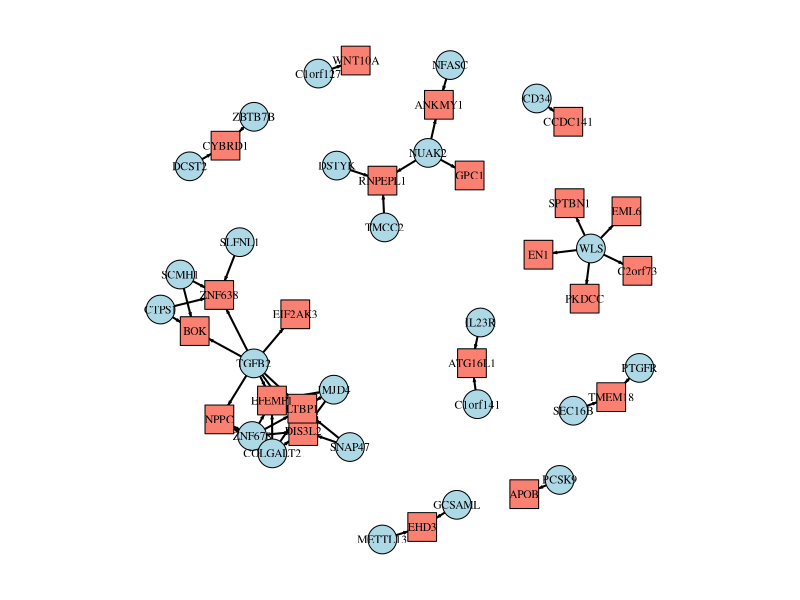
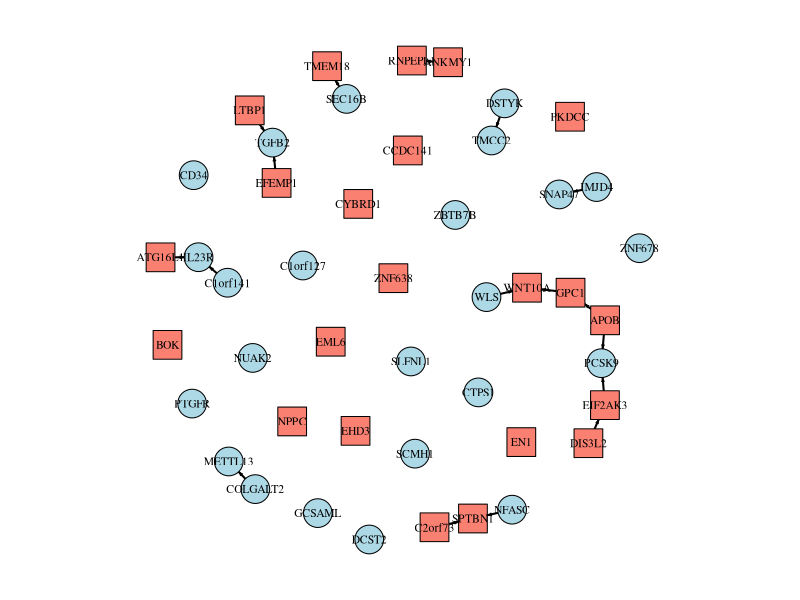

Here is the R script that generated these plots, in order:
library(igraph)

#### create example input data
S1=c("SEC16B", "WLS", "WLS", "WLS", "TGFB2", "NUAK2", "TGFB2", "NUAK2", "C1orf141", "WLS", "METTL13", "JMJD4", "CD34", "GCSAML", "ZNF678", "CTPS1", "TGFB2", "IL23R", "COLGALT2", "ZNF678", "JMJD4", "SLFNL1", "COLGALT2", "COLGALT2", "WLS", "TGFB2", "JMJD4", "NFASC", "SCMH1", "TGFB2", "ZNF678", "ZNF678", "SNAP47", "PTGFR", "SNAP47", "DCST2", "PCSK9", "ZBTB7B", "TGFB2", "COLGALT2", "CTPS1", "TGFB2", "SCMH1", "DSTYK", "TMCC2", "NUAK2", "C1orf127")
nodesSet1 <- unique(S1)
S2=c("TMEM18", "PKDCC", "SPTBN1", "EML6", "EFEMP1", "ANKMY1", "DIS3L2", "RNPEPL1", "ATG16L1", "EN1", "EHD3", "DIS3L2", "CCDC141", "EHD3", "EFEMP1", "ZNF638", "NPPC", "ATG16L1", "LTBP1", "DIS3L2", "LTBP1", "ZNF638", "EFEMP1", "DIS3L2", "C2orf73", "LTBP1", "EFEMP1", "ANKMY1", "ZNF638", "BOK", "NPPC", "LTBP1", "DIS3L2", "TMEM18", "LTBP1", "CYBRD1", "APOB", "CYBRD1", "ZNF638", "NPPC", "BOK", "EIF2AK3", "BOK", "RNPEPL1", "RNPEPL1", "GPC1", "WNT10A")
nodesSet2 <- unique(S2)
edgeList <- data.frame(S1=S1,
                       S2=S2)
####

### PREMISE :
### graph.bipartite function simply create a graph and add a boolean 'type' attribute
### to each vertex that indicate the partition of the vertex (e.g. TRUE first partition, 
### FALSE second partition).
### So, it's not strictly necessary to use that function to get a bipartite graph, but 
### you can use any method you like (or feel easier) as long as you add a 'type' 
### attribute. 
### Hence, in the following code I won't use graph.bipartite since I don't like it :)


# first we give prefixes to the nodes to discern the two partition
g <- graph.empty()
g <- add.vertices(g,nv=length(nodesSet1),attr=list(name=paste0('',nodesSet1),
                                                   type=rep(TRUE,length(nodesSet1))))
g <- add.vertices(g,nv=length(nodesSet2),attr=list(name=paste0('',nodesSet2),
                                                   type=rep(FALSE,length(nodesSet2))))

# we need to turn edgeList into a vector (and using names instead of indexes)
edgeListVec <- as.vector(t(as.matrix(data.frame(S1=paste0('',edgeList$S1),
                                                S2=paste0('',edgeList$S2)))))
g <- add.edges(g,edgeListVec)

# check if is recognized as bipartite
is.bipartite(g)

bipartite.mapping(g)
V(g)$color <- ifelse(V(g)$type, "lightblue", "salmon")
V(g)$shape <- ifelse(V(g)$type, "circle", "square")
E(g)$color <- "lightgray"
par(mar=c(0,0,0,0))
plot(g, vertex.label.cex = 0.7,vertex.size=12,edge.color='black',edge.width=2,edge.arrow.size=0.2, vertex.label.color = "black",margin=-c(-0.1,-0.1,-0.1,-0.1))

# # let's plot it !
# png('bigraph.png',width = 5000,height=600)
# #par(mar=c(0,0,0,0))
# plot.igraph(g, layout=layout.bipartite,mark.col = 'black',vertex.label.cex=1,vertex.size=20,edge.color='black',edge.width=2,edge.arrow.size=0.3,
#             margin=c(-0.1,-0.1,-0.1,-0.1), 
#             vertex.color=c("orange","green")[V(g)$type+1])
# dev.off()

#### create example input data
S1=c("SEC16B", "WLS", "WLS", "WLS", "TGFB2", "NUAK2", "TGFB2", "NUAK2", "C1orf141", "WLS", "METTL13", "JMJD4", "CD34", "GCSAML", "ZNF678", "CTPS1", "TGFB2", "IL23R", "COLGALT2", "ZNF678", "JMJD4", "SLFNL1", "COLGALT2", "COLGALT2", "WLS", "TGFB2", "JMJD4", "NFASC", "SCMH1", "TGFB2", "ZNF678", "ZNF678", "SNAP47", "PTGFR", "SNAP47", "DCST2", "PCSK9", "ZBTB7B", "TGFB2", "COLGALT2", "CTPS1", "TGFB2", "SCMH1", "DSTYK", "TMCC2", "NUAK2", "C1orf127")
nodesSet1 <- unique(S1)
S2=c("TMEM18", "PKDCC", "SPTBN1", "EML6", "EFEMP1", "ANKMY1", "DIS3L2", "RNPEPL1", "ATG16L1", "EN1", "EHD3", "DIS3L2", "CCDC141", "EHD3", "EFEMP1", "ZNF638", "NPPC", "ATG16L1", "LTBP1", "DIS3L2", "LTBP1", "ZNF638", "EFEMP1", "DIS3L2", "C2orf73", "LTBP1", "EFEMP1", "ANKMY1", "ZNF638", "BOK", "NPPC", "LTBP1", "DIS3L2", "TMEM18", "LTBP1", "CYBRD1", "APOB", "CYBRD1", "ZNF638", "NPPC", "BOK", "EIF2AK3", "BOK", "RNPEPL1", "RNPEPL1", "GPC1", "WNT10A")
nodesSet2 <- unique(S2)
SS=data.frame(
  stringsAsFactors = FALSE,
                S1 = c("ANKMY1","APOB","APOB",
                          "ATG16L1","C1orf141","C2orf73","COLGALT2",
                          "DIS3L2","DSTYK","EFEMP1","EIF2AK3","GPC1","JMJD4",
                          "LTBP1","NFASC","SEC16B","WLS"),
                S2 = c("RNPEPL1","GPC1",
                          "PCSK9","IL23R","IL23R","SPTBN1","METTL13","EIF2AK3",
                          "TMCC2","TGFB2","PCSK9","WNT10A","SNAP47","TGFB2",
                          "SPTBN1","TMEM18","WNT10A")
   )
edgeList <- SS
  
####

### PREMISE :
### graph.bipartite function simply create a graph and add a boolean 'type' attribute
### to each vertex that indicate the partition of the vertex (e.g. TRUE first partition, 
### FALSE second partition).
### So, it's not strictly necessary to use that function to get a bipartite graph, but 
### you can use any method you like (or feel easier) as long as you add a 'type' 
### attribute. 
### Hence, in the following code I won't use graph.bipartite since I don't like it :)


# first we give prefixes to the nodes to discern the two partition
g <- graph.empty()
g <- add.vertices(g,nv=length(nodesSet1),attr=list(name=paste0('',nodesSet1),
                                                   type=rep(TRUE,length(nodesSet1))))
g <- add.vertices(g,nv=length(nodesSet2),attr=list(name=paste0('',nodesSet2),
                                                   type=rep(FALSE,length(nodesSet2))))

# we need to turn edgeList into a vector (and using names instead of indexes)
edgeListVec <- as.vector(t(as.matrix(data.frame(S1=paste0('',edgeList$S1),
                                                S2=paste0('',edgeList$S2)))))
g <- add.edges(g,edgeListVec)

# check if is recognized as bipartite
is.bipartite(g)

bipartite.mapping(g)
V(g)$color <- ifelse(V(g)$type, "lightblue", "salmon")
V(g)$shape <- ifelse(V(g)$type, "circle", "square")
E(g)$color <- "lightgray"
par(mar=c(0,0,0,0))
plot(g, vertex.label.cex = 0.7,vertex.size=12,edge.color='black',edge.width=2,edge.arrow.size=0.2, vertex.label.color = "black",margin=-c(-0.1,-0.1,-0.1,-0.1))
